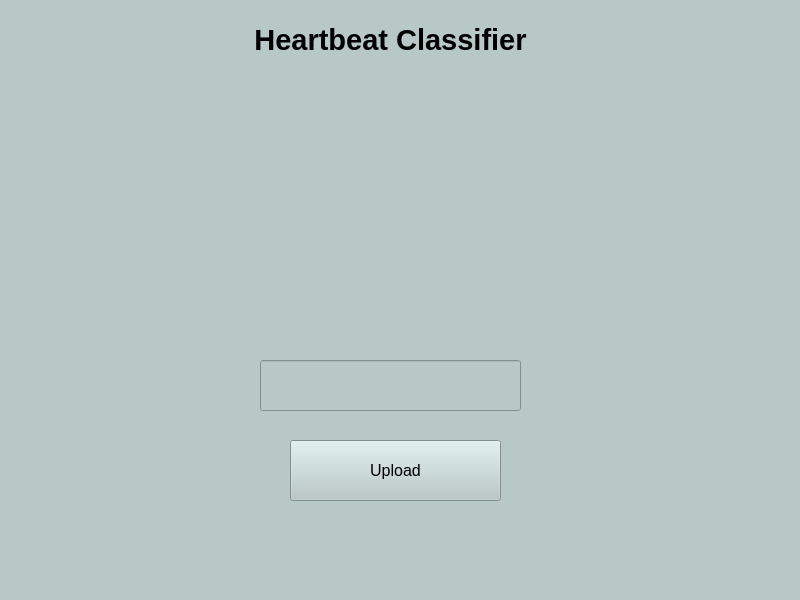
<?xml version="1.0" encoding="UTF-8"?>
<ui version="4.0">
 <class>MainWindow</class>
 <widget class="QMainWindow" name="MainWindow">
  <property name="geometry">
   <rect>
    <x>0</x>
    <y>0</y>
    <width>800</width>
    <height>600</height>
   </rect>
  </property>
  <property name="windowTitle">
   <string>MainWindow</string>
  </property>
  <property name="styleSheet">
   <string notr="true">background-color: rgb(183, 200, 199);</string>
  </property>
  <widget class="QWidget" name="centralwidget">
   <widget class="QLabel" name="label">
    <property name="geometry">
     <rect>
      <x>200</x>
      <y>0</y>
      <width>381</width>
      <height>81</height>
     </rect>
    </property>
    <property name="text">
     <string>&lt;html&gt;&lt;head/&gt;&lt;body&gt;&lt;p align=&quot;center&quot;&gt;&lt;span style=&quot; font-size:22pt; font-weight:600;&quot;&gt;Heartbeat Classifier&lt;/span&gt;&lt;/p&gt;&lt;/body&gt;&lt;/html&gt;</string>
    </property>
   </widget>
   <widget class="QPushButton" name="upload_button">
    <property name="geometry">
     <rect>
      <x>290</x>
      <y>440</y>
      <width>211</width>
      <height>61</height>
     </rect>
    </property>
    <property name="font">
     <font>
      <pointsize>12</pointsize>
     </font>
    </property>
    <property name="text">
     <string>Upload</string>
    </property>
   </widget>
   <widget class="QLineEdit" name="result_line_edit">
    <property name="geometry">
     <rect>
      <x>260</x>
      <y>360</y>
      <width>261</width>
      <height>51</height>
     </rect>
    </property>
    <property name="font">
     <font>
      <pointsize>12</pointsize>
     </font>
    </property>
   </widget>
   <widget class="QLabel" name="imageLabel">
    <property name="geometry">
     <rect>
      <x>200</x>
      <y>110</y>
      <width>381</width>
      <height>191</height>
     </rect>
    </property>
    <property name="text">
     <string/>
    </property>
   </widget>
  </widget>
  <widget class="QMenuBar" name="menubar">
   <property name="geometry">
    <rect>
     <x>0</x>
     <y>0</y>
     <width>800</width>
     <height>26</height>
    </rect>
   </property>
  </widget>
  <widget class="QStatusBar" name="statusbar"/>
 </widget>
 <resources/>
 <connections/>
</ui>
